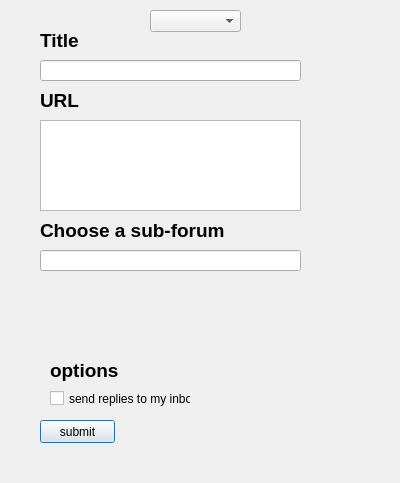
<?xml version="1.0" encoding="UTF-8"?>
<ui version="4.0">
 <class>newThread</class>
 <widget class="QDialog" name="newThread">
  <property name="geometry">
   <rect>
    <x>0</x>
    <y>0</y>
    <width>400</width>
    <height>483</height>
   </rect>
  </property>
  <property name="windowTitle">
   <string>Dialog</string>
  </property>
  <widget class="QLabel" name="label">
   <property name="geometry">
    <rect>
     <x>40</x>
     <y>30</y>
     <width>51</width>
     <height>21</height>
    </rect>
   </property>
   <property name="font">
    <font>
     <pointsize>14</pointsize>
     <weight>75</weight>
     <bold>true</bold>
    </font>
   </property>
   <property name="text">
    <string>Title</string>
   </property>
  </widget>
  <widget class="QLineEdit" name="urlInput">
   <property name="geometry">
    <rect>
     <x>40</x>
     <y>130</y>
     <width>261</width>
     <height>31</height>
    </rect>
   </property>
  </widget>
  <widget class="QLabel" name="typeLabel">
   <property name="geometry">
    <rect>
     <x>40</x>
     <y>90</y>
     <width>51</width>
     <height>21</height>
    </rect>
   </property>
   <property name="font">
    <font>
     <pointsize>14</pointsize>
     <weight>75</weight>
     <bold>true</bold>
    </font>
   </property>
   <property name="text">
    <string>URL</string>
   </property>
  </widget>
  <widget class="QComboBox" name="selectType">
   <property name="geometry">
    <rect>
     <x>150</x>
     <y>10</y>
     <width>91</width>
     <height>22</height>
    </rect>
   </property>
  </widget>
  <widget class="QPushButton" name="pushButton">
   <property name="geometry">
    <rect>
     <x>40</x>
     <y>420</y>
     <width>75</width>
     <height>23</height>
    </rect>
   </property>
   <property name="text">
    <string>submit</string>
   </property>
  </widget>
  <widget class="QLineEdit" name="titleInput_2">
   <property name="geometry">
    <rect>
     <x>40</x>
     <y>250</y>
     <width>261</width>
     <height>21</height>
    </rect>
   </property>
  </widget>
  <widget class="QLabel" name="label_2">
   <property name="geometry">
    <rect>
     <x>40</x>
     <y>220</y>
     <width>201</width>
     <height>21</height>
    </rect>
   </property>
   <property name="font">
    <font>
     <pointsize>14</pointsize>
     <weight>75</weight>
     <bold>true</bold>
    </font>
   </property>
   <property name="text">
    <string>Choose a sub-forum</string>
   </property>
  </widget>
  <widget class="QLabel" name="typeLabel_2">
   <property name="geometry">
    <rect>
     <x>50</x>
     <y>360</y>
     <width>71</width>
     <height>21</height>
    </rect>
   </property>
   <property name="font">
    <font>
     <pointsize>14</pointsize>
     <weight>75</weight>
     <bold>true</bold>
    </font>
   </property>
   <property name="text">
    <string>options</string>
   </property>
  </widget>
  <widget class="QCheckBox" name="checkBox">
   <property name="geometry">
    <rect>
     <x>50</x>
     <y>390</y>
     <width>141</width>
     <height>17</height>
    </rect>
   </property>
   <property name="text">
    <string>send replies to my inbox</string>
   </property>
  </widget>
  <widget class="QTextEdit" name="textInput">
   <property name="geometry">
    <rect>
     <x>40</x>
     <y>120</y>
     <width>261</width>
     <height>91</height>
    </rect>
   </property>
  </widget>
  <widget class="QLineEdit" name="titleInput">
   <property name="geometry">
    <rect>
     <x>40</x>
     <y>60</y>
     <width>261</width>
     <height>21</height>
    </rect>
   </property>
  </widget>
 </widget>
 <resources/>
 <connections>
  <connection>
   <sender>pushButton</sender>
   <signal>clicked()</signal>
   <receiver>newThread</receiver>
   <slot>close()</slot>
   <hints>
    <hint type="sourcelabel">
     <x>84</x>
     <y>427</y>
    </hint>
    <hint type="destinationlabel">
     <x>155</x>
     <y>426</y>
    </hint>
   </hints>
  </connection>
 </connections>
</ui>
